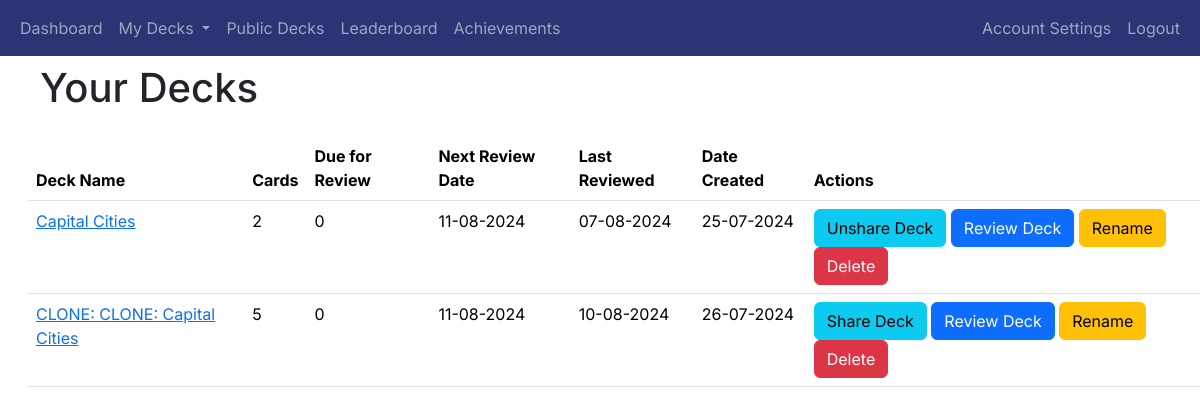
/decks (signed in), run on the app's committed database.
### app/decks/models.py (models this page shows, shortened)
class Deck(db.Model):
    deck_id = db.Column(db.Integer, primary_key=True)
    name = db.Column(db.String(100), nullable=False)
    user_id = db.Column(db.Integer, db.ForeignKey('user.user_id'), nullable=False)
    created_at = db.Column(db.DateTime, nullable=False, default=datetime.utcnow)
    shared = db.Column(db.Boolean, default=False)
    review_start_date = db.Column(db.DateTime, nullable=True)
    cards = db.relationship('Card', backref='deck', cascade='all, delete-orphan', lazy=True)

### app/decks/routes.py (the view)
@decks_blueprint.route('/decks')
@login_required
def decks():
    user_decks = Deck.query.filter_by(user_id=current_user.user_id).all()
    deck_data = []
    for deck in user_decks:
        card_count = Card.query.filter_by(deck_id=deck.deck_id).count()
        due_count = Card.query.filter(Card.deck_id == deck.deck_id,
                                      Card.next_review_date <= datetime.utcnow()).count()
        next_review = db.session.query(Card.next_review_date).filter(
            Card.deck_id == deck.deck_id
        ).order_by(Card.next_review_date.asc()).first()
        if next_review:
            if next_review.next_review_date.date() < datetime.utcnow().date():
                next_review_date = datetime.utcnow().strftime('%d-%m-%Y')
            else:
                next_review_date = next_review.next_review_date.strftime('%d-%m-%Y')
        else:
            next_review_date = 'N/A'
        last_review = db.session.query(ReviewOutcome.timestamp).join(Card,
                                                                     Card.card_id == ReviewOutcome.card_id).filter(
            Card.deck_id == deck.deck_id,
            ReviewOutcome.user_id == current_user.user_id
        ).order_by(ReviewOutcome.timestamp.desc()).first()
        last_review_date = last_review.timestamp.strftime('%d-%m-%Y') if last_review else 'N/A'
        deck_data.append({
            'deck_id': deck.deck_id,
            'name': deck.name,
            'cards': card_count,
            'due_for_review': due_count,
            'shared': deck.shared,
            'next_review_date': next_review_date,
            'last_review_date': last_review_date,
            'created_at': deck.created_at.strftime('%d-%m-%Y'),
        })
    return render_template('decks.html', decks=deck_data)

### app/__init__.py (called while the page is built)
@login_manager.user_loader
def load_user(user_id):
    return User.query.get(int(user_id))

### app/decks/templates/decks.html (shortened to what this page needs)
{% extends "base.html" %}
{% block heading %}Your Decks{% endblock %}
{% block content %}
<table class="table">
    <thead>
        <tr>
            <th>Deck Name</th>
            <th>Cards</th>
            <th>Due for Review</th>
            <th>Next Review Date</th>
            <th>Last Reviewed</th>
            <th>Date Created</th>
            <th>Actions</th>
        </tr>
    </thead>
    <tbody>
        {% for deck in decks %}
        <tr>
            <td><a href="{{ url_for('decks.view_deck', deck_id=deck['deck_id']) }}">{{ deck['name'] }}</a></td>
            <td>{{ deck['cards'] }}</td>
            <td>{{ deck['due_for_review'] }}</td>
            <td>{{ deck['next_review_date'] }}</td>
            <td>{{ deck['last_review_date'] }}</td>
            <td>{{ deck['created_at'] }}</td>
            <td>
                <a href="{{ url_for('decks.share_deck', deck_id=deck['deck_id']) }}" class="btn btn-info">
                    {% if deck['shared'] %}
                    Unshare Deck
                    {% else %}
                    Share Deck
                    {% endif %}
                </a>
                <a href="{{ url_for('review.start_review', deck_id=deck['deck_id']) }}" class="btn btn-primary">Review Deck</a>
            <button class="btn btn-warning" onclick="openRenameModal('{{ deck['deck_id'] }}', '{{ deck['name'] }}')">Rename</button>
                <button class="btn btn-danger" onclick="confirmDelete('{{ url_for('decks.delete_deck', deck_id=deck['deck_id']) }}')">Delete</button>
            </td>
        </tr>
        {% endfor %}
    </tbody>
</table>
{% endblock %}

### app/templates/base.html (style rules this page uses)
body { font-family: 'Inter', sans-serif; }
h1, h2, h3, h4, h5, h6, p, a { font-family: 'Inter', sans-serif; }

### data on the page
Deck: name "Capital Cities", cards "2", due_for_review "0", next_review_date "11-08-2024", last_review_date "07-08-2024", created_at "25-07-2024", shows "Unshare Deck"
Deck: name "CLONE: CLONE: Capital Cities", cards "5", due_for_review "0", next_review_date "11-08-2024", last_review_date "10-08-2024", created_at "26-07-2024", shows "Share Deck"
